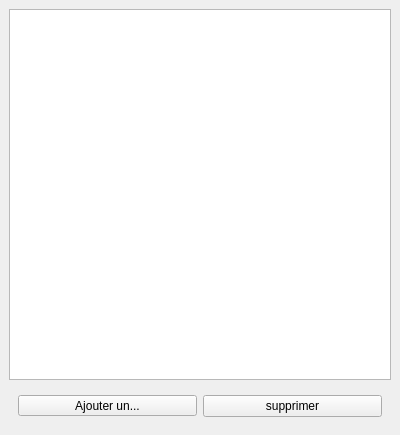
<?xml version="1.0" encoding="UTF-8"?>
<ui version="4.0">
 <class>Sabrina::ProjectTreeDockWidget</class>
 <widget class="QDockWidget" name="Sabrina::ProjectTreeDockWidget">
  <property name="geometry">
   <rect>
    <x>0</x>
    <y>0</y>
    <width>400</width>
    <height>435</height>
   </rect>
  </property>
  <property name="windowTitle">
   <string>Arborescence du projet</string>
  </property>
  <widget class="QWidget" name="dockWidgetContents">
   <layout class="QVBoxLayout" name="verticalLayout">
    <item>
     <widget class="QTreeView" name="treeView"/>
    </item>
    <item>
     <widget class="QWidget" name="widget" native="true">
      <layout class="QHBoxLayout" name="horizontalLayout">
       <item>
        <widget class="QToolButton" name="toolButton_new">
         <property name="sizePolicy">
          <sizepolicy hsizetype="Minimum" vsizetype="Fixed">
           <horstretch>0</horstretch>
           <verstretch>0</verstretch>
          </sizepolicy>
         </property>
         <property name="text">
          <string>Ajouter un...</string>
         </property>
         <property name="toolButtonStyle">
          <enum>Qt::ToolButtonTextBesideIcon</enum>
         </property>
         <property name="autoRaise">
          <bool>false</bool>
         </property>
         <property name="arrowType">
          <enum>Qt::NoArrow</enum>
         </property>
        </widget>
       </item>
       <item>
        <widget class="QPushButton" name="pushButton">
         <property name="text">
          <string>supprimer</string>
         </property>
        </widget>
       </item>
      </layout>
     </widget>
    </item>
   </layout>
  </widget>
 </widget>
 <resources/>
 <connections/>
</ui>
